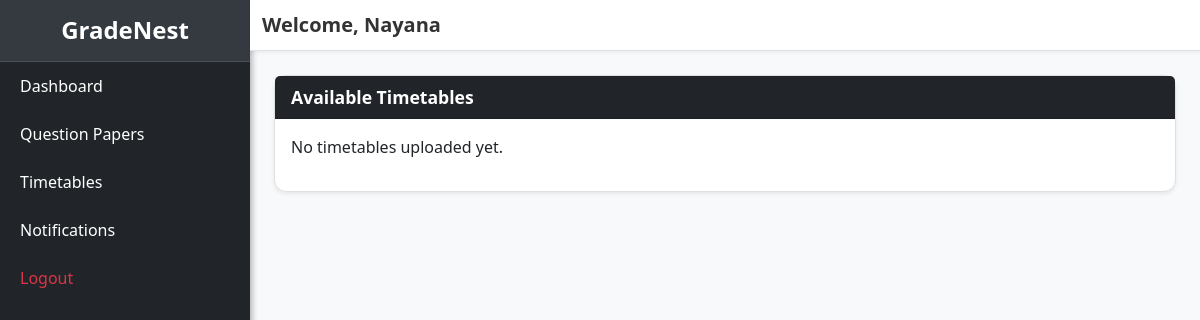
The page /resources/view/timetables/ (signed in) on the database as committed earlier.
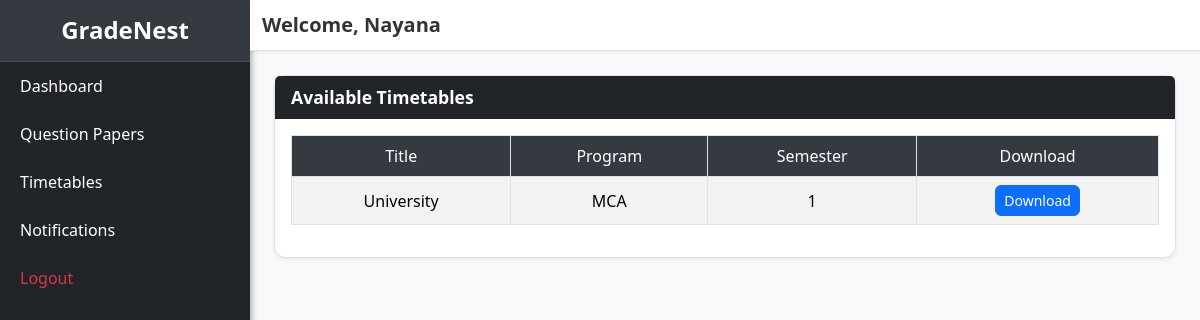
The same page on the database as committed later.
### resource_management/models.py (models this page shows, shortened)
class TimeTable(models.Model):
    EXAM_TYPE_CHOICES = [
        ('SERIES', 'Series Exam'),
        ('MODEL', 'Model Exam'),
        ('UNIVERSITY', 'University Exam'),
    ]
    title = models.CharField(max_length=200)
    description = models.TextField(blank=True)
    uploaded_by = models.ForeignKey(
        User,
        on_delete=models.CASCADE,
        limit_choices_to={'userprofile__role': 'OfficeStaff'}
    )
    program = models.ForeignKey(Program, on_delete=models.CASCADE)
    semester = models.PositiveIntegerField()
    exam_type = models.CharField(max_length=20, choices=EXAM_TYPE_CHOICES)
    file = models.FileField(upload_to='resources/timetables/')
    uploaded_at = models.DateTimeField(auto_now_add=True)
    class Meta:
        ordering = ['-uploaded_at']

### program_management/models.py (models this page shows, shortened)
class Program(models.Model):
    name = models.CharField(max_length=100)
    department = models.ForeignKey(Department, on_delete=models.SET_NULL, null=True, blank=True)
    num_years = models.PositiveIntegerField(default=0)
    num_semesters = models.PositiveIntegerField(default=0)
    description = models.TextField(blank=True, null=True)

### resource_management/views.py (the view)
# urls.py: path('view/timetables/', views.view_timetables, name='view_timetables'),  # ✅ added this
@login_required
def view_timetables(request):
    profile = request.user.userprofile
    timetables = TimeTable.objects.filter(
        program=profile.program,
        semester=getattr(profile, 'current_semester', 1)  # use 1 if not set
    ).order_by('-uploaded_at')
    return render(request, 'resource_management/view_timetables.html', {
        'timetables': timetables
    })

### resource_management/templates/resource_management/view_timetables.html (shortened to what this page needs)
{% extends 'accounts/base.html' %}
{% block content %}
<div class="container mt-4">
  <div class="card shadow-sm">
    <div class="card-header bg-dark text-white">Available Timetables</div>
    <div class="card-body">
      {% if timetables %}
      <table class="table table-bordered table-striped">
        <thead>
          <tr>
            <th>Title</th>
            <th>Program</th>
            <th>Semester</th>
            <th>Download</th>
          </tr>
        </thead>
        <tbody>
          {% for timetable in timetables %}
          <tr>
            <td>{{ timetable.title }}</td>
            <td>{{ timetable.program.name }}</td>
            <td>{{ timetable.semester }}</td>
            <td><a href="{{ timetable.file.url }}" class="btn btn-primary btn-sm" download>Download</a></td>
          </tr>
          {% endfor %}
        </tbody>
      </table>
      {% else %}
      <p>No timetables uploaded yet.</p>
      {% endif %}
    </div>
  </div>
</div>
{% endblock %}

Rows that differ between the two databases and show on the page:
added TimeTable: title "University", program.name "MCA", semester "1"
Other text that changed with them:
text no longer shown: "No timetables uploaded yet."
text now shown: "Title Program Semester Download"
